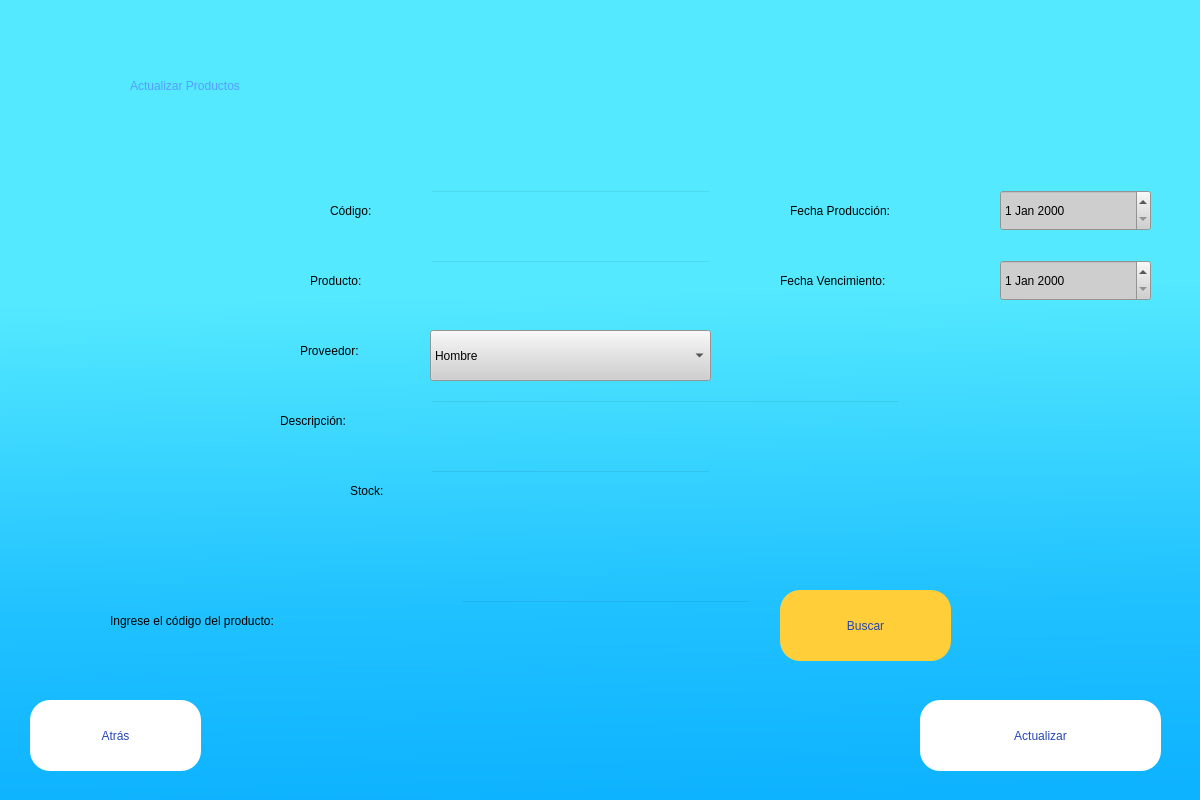
<?xml version="1.0" encoding="UTF-8"?>
<ui version="4.0">
 <class>Dialog</class>
 <widget class="QDialog" name="Dialog">
  <property name="geometry">
   <rect>
    <x>0</x>
    <y>0</y>
    <width>1200</width>
    <height>800</height>
   </rect>
  </property>
  <property name="windowTitle">
   <string>Dialog</string>
  </property>
  <widget class="QWidget" name="bgwidget" native="true">
   <property name="geometry">
    <rect>
     <x>0</x>
     <y>0</y>
     <width>1200</width>
     <height>800</height>
    </rect>
   </property>
   <property name="styleSheet">
    <string notr="true">QWidget#bgwidget{
background-color: qlineargradient(spread:pad, x1:0.2441, y1:0.318, x2:0.263682, y2:1, stop:0.079602 rgba(84, 233, 255, 255), stop:0.636816 rgba(33, 194, 255, 255), stop:1 rgba(14, 179, 255, 255));}</string>
   </property>
   <widget class="QLabel" name="label">
    <property name="geometry">
     <rect>
      <x>130</x>
      <y>30</y>
      <width>961</width>
      <height>111</height>
     </rect>
    </property>
    <property name="styleSheet">
     <string notr="true">font: 63 italic 48pt &quot;Cascadia Mono SemiBold&quot;;
color: rgb(84, 158, 255);
</string>
    </property>
    <property name="text">
     <string>Actualizar Productos</string>
    </property>
   </widget>
   <widget class="QLabel" name="label_9">
    <property name="geometry">
     <rect>
      <x>350</x>
      <y>470</y>
      <width>71</width>
      <height>41</height>
     </rect>
    </property>
    <property name="styleSheet">
     <string notr="true">font: 75 15pt &quot;MS Shell Dlg 2&quot;;</string>
    </property>
    <property name="text">
     <string>Stock:</string>
    </property>
   </widget>
   <widget class="QLineEdit" name="descripcion">
    <property name="geometry">
     <rect>
      <x>430</x>
      <y>400</y>
      <width>471</width>
      <height>51</height>
     </rect>
    </property>
    <property name="styleSheet">
     <string notr="true">background-color: rgba(0, 0, 0, 0);
font: 12pt &quot;MS Shell Dlg 2&quot;;</string>
    </property>
    <property name="text">
     <string/>
    </property>
   </widget>
   <widget class="QLineEdit" name="producto">
    <property name="geometry">
     <rect>
      <x>430</x>
      <y>260</y>
      <width>281</width>
      <height>51</height>
     </rect>
    </property>
    <property name="styleSheet">
     <string notr="true">background-color: rgba(0, 0, 0, 0);
font: 12pt &quot;MS Shell Dlg 2&quot;;</string>
    </property>
    <property name="text">
     <string/>
    </property>
   </widget>
   <widget class="QLabel" name="label_11">
    <property name="geometry">
     <rect>
      <x>790</x>
      <y>190</y>
      <width>211</width>
      <height>41</height>
     </rect>
    </property>
    <property name="styleSheet">
     <string notr="true">font: 75 15pt &quot;MS Shell Dlg 2&quot;;</string>
    </property>
    <property name="text">
     <string>Fecha Producción:</string>
    </property>
   </widget>
   <widget class="QLineEdit" name="codigoA">
    <property name="geometry">
     <rect>
      <x>430</x>
      <y>190</y>
      <width>281</width>
      <height>51</height>
     </rect>
    </property>
    <property name="styleSheet">
     <string notr="true">background-color: rgba(0, 0, 0, 0);
font: 12pt &quot;MS Shell Dlg 2&quot;;</string>
    </property>
    <property name="text">
     <string/>
    </property>
   </widget>
   <widget class="QLineEdit" name="stock">
    <property name="geometry">
     <rect>
      <x>430</x>
      <y>470</y>
      <width>281</width>
      <height>51</height>
     </rect>
    </property>
    <property name="styleSheet">
     <string notr="true">background-color: rgba(0, 0, 0, 0);
font: 12pt &quot;MS Shell Dlg 2&quot;;</string>
    </property>
    <property name="text">
     <string/>
    </property>
   </widget>
   <widget class="QLabel" name="label_5">
    <property name="geometry">
     <rect>
      <x>330</x>
      <y>190</y>
      <width>101</width>
      <height>41</height>
     </rect>
    </property>
    <property name="styleSheet">
     <string notr="true">font: 75 15pt &quot;MS Shell Dlg 2&quot;;</string>
    </property>
    <property name="text">
     <string>Código:</string>
    </property>
   </widget>
   <widget class="QLabel" name="label_12">
    <property name="geometry">
     <rect>
      <x>780</x>
      <y>260</y>
      <width>231</width>
      <height>41</height>
     </rect>
    </property>
    <property name="styleSheet">
     <string notr="true">font: 75 15pt &quot;MS Shell Dlg 2&quot;;</string>
    </property>
    <property name="text">
     <string>Fecha Vencimiento:</string>
    </property>
   </widget>
   <widget class="QDateEdit" name="dateProduc">
    <property name="geometry">
     <rect>
      <x>1000</x>
      <y>190</y>
      <width>151</width>
      <height>41</height>
     </rect>
    </property>
    <property name="styleSheet">
     <string notr="true">background-color: rgb(206, 206, 206);
font: 12pt &quot;MS Shell Dlg 2&quot; center;</string>
    </property>
   </widget>
   <widget class="QLabel" name="label_6">
    <property name="geometry">
     <rect>
      <x>310</x>
      <y>260</y>
      <width>111</width>
      <height>41</height>
     </rect>
    </property>
    <property name="styleSheet">
     <string notr="true">font: 75 15pt &quot;MS Shell Dlg 2&quot;;</string>
    </property>
    <property name="text">
     <string>Producto:</string>
    </property>
   </widget>
   <widget class="QDateEdit" name="dateVenci">
    <property name="geometry">
     <rect>
      <x>1000</x>
      <y>260</y>
      <width>151</width>
      <height>41</height>
     </rect>
    </property>
    <property name="styleSheet">
     <string notr="true">background-color: rgb(206, 206, 206);
font: 12pt &quot;MS Shell Dlg 2&quot; center;</string>
    </property>
   </widget>
   <widget class="QLabel" name="label_8">
    <property name="geometry">
     <rect>
      <x>280</x>
      <y>400</y>
      <width>141</width>
      <height>41</height>
     </rect>
    </property>
    <property name="styleSheet">
     <string notr="true">font: 75 15pt &quot;MS Shell Dlg 2&quot;;</string>
    </property>
    <property name="text">
     <string>Descripción:</string>
    </property>
   </widget>
   <widget class="QLabel" name="label_7">
    <property name="geometry">
     <rect>
      <x>300</x>
      <y>330</y>
      <width>121</width>
      <height>41</height>
     </rect>
    </property>
    <property name="styleSheet">
     <string notr="true">font: 75 15pt &quot;MS Shell Dlg 2&quot;;</string>
    </property>
    <property name="text">
     <string>Proveedor:</string>
    </property>
   </widget>
   <widget class="QLineEdit" name="codigo">
    <property name="geometry">
     <rect>
      <x>460</x>
      <y>600</y>
      <width>291</width>
      <height>51</height>
     </rect>
    </property>
    <property name="styleSheet">
     <string notr="true">background-color: rgba(0, 0, 0, 0);
font: 12pt &quot;MS Shell Dlg 2&quot;;</string>
    </property>
    <property name="text">
     <string/>
    </property>
   </widget>
   <widget class="QLabel" name="label_10">
    <property name="geometry">
     <rect>
      <x>110</x>
      <y>600</y>
      <width>351</width>
      <height>41</height>
     </rect>
    </property>
    <property name="styleSheet">
     <string notr="true">font: 75 15pt &quot;MS Shell Dlg 2&quot;;</string>
    </property>
    <property name="text">
     <string>Ingrese el código del producto:</string>
    </property>
   </widget>
   <widget class="QPushButton" name="actualizarBtn">
    <property name="enabled">
     <bool>true</bool>
    </property>
    <property name="geometry">
     <rect>
      <x>920</x>
      <y>700</y>
      <width>241</width>
      <height>71</height>
     </rect>
    </property>
    <property name="styleSheet">
     <string notr="true">border-radius:20px;
background-color: rgb(255, 255, 255);

font: 15pt &quot;MS Shell Dlg 2&quot;;
color: rgb(37, 70, 180);

</string>
    </property>
    <property name="text">
     <string>Actualizar</string>
    </property>
   </widget>
   <widget class="QComboBox" name="comboProv">
    <property name="geometry">
     <rect>
      <x>430</x>
      <y>330</y>
      <width>281</width>
      <height>51</height>
     </rect>
    </property>
    <property name="styleSheet">
     <string notr="true">font: 12pt &quot;MS Shell Dlg 2&quot;;
background-color: rgb(207, 207, 207);</string>
    </property>
    <item>
     <property name="text">
      <string>Hombre</string>
     </property>
    </item>
    <item>
     <property name="text">
      <string>Mujer</string>
     </property>
    </item>
    <item>
     <property name="text">
      <string>Prefiero no decirlo</string>
     </property>
    </item>
   </widget>
   <widget class="QPushButton" name="buscarBtn">
    <property name="enabled">
     <bool>true</bool>
    </property>
    <property name="geometry">
     <rect>
      <x>780</x>
      <y>590</y>
      <width>171</width>
      <height>71</height>
     </rect>
    </property>
    <property name="styleSheet">
     <string notr="true">border-radius:20px;
background-color: rgb(255, 206, 56);

font: 15pt &quot;MS Shell Dlg 2&quot;;
color: rgb(37, 70, 180);

</string>
    </property>
    <property name="text">
     <string>Buscar</string>
    </property>
   </widget>
  </widget>
  <widget class="QPushButton" name="atrasBoton">
   <property name="enabled">
    <bool>true</bool>
   </property>
   <property name="geometry">
    <rect>
     <x>30</x>
     <y>700</y>
     <width>171</width>
     <height>71</height>
    </rect>
   </property>
   <property name="styleSheet">
    <string notr="true">text-align: center;
border-radius:20px;
background-color: rgb(255, 255, 255);

font: 15pt &quot;MS Shell Dlg 2&quot;;
color: rgb(37, 70, 180);

</string>
   </property>
   <property name="text">
    <string>Atrás</string>
   </property>
  </widget>
 </widget>
 <resources/>
 <connections/>
</ui>
